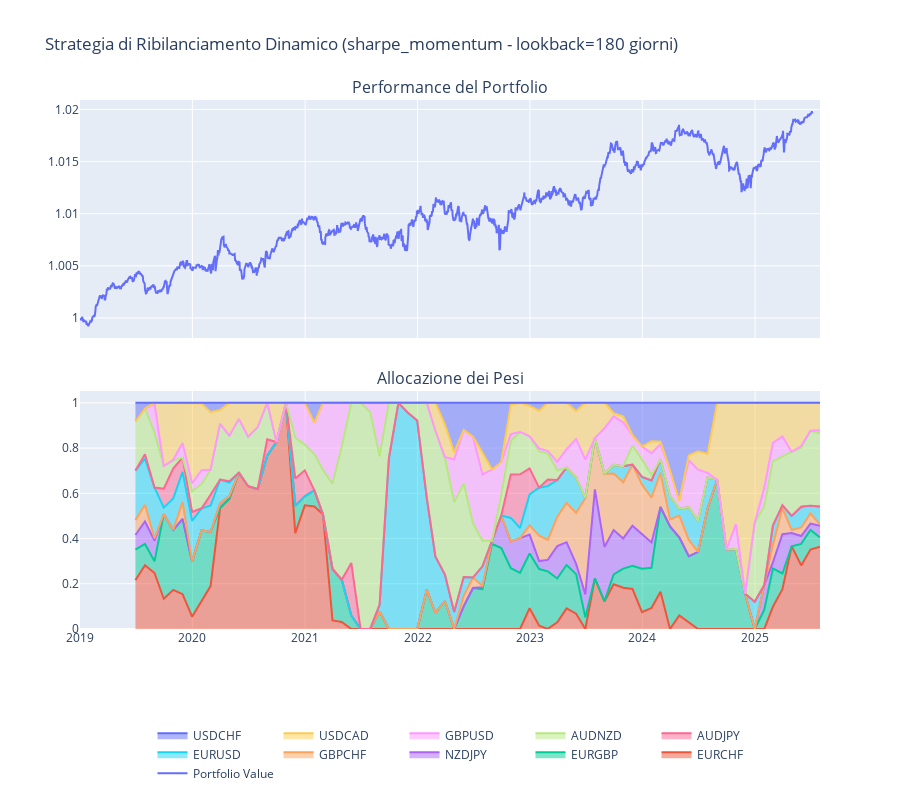
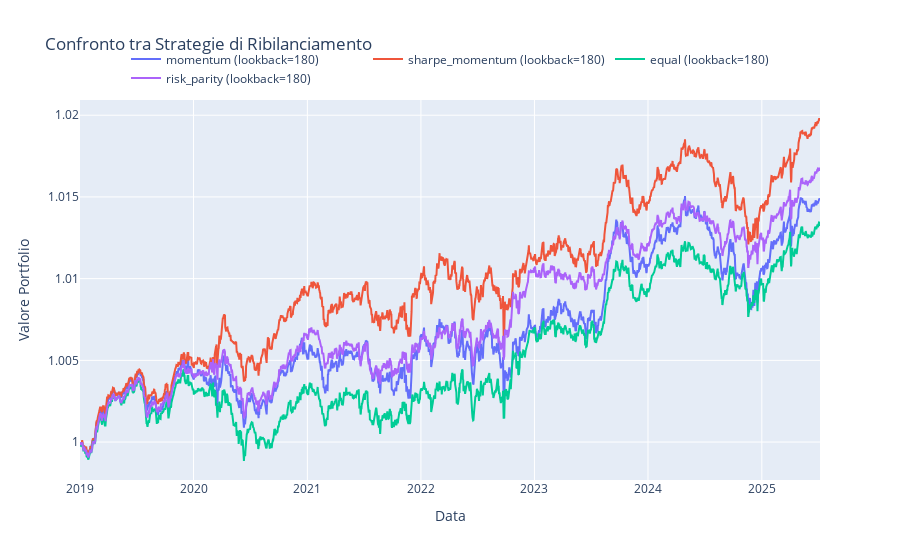

The notebook cell saved with these charts, in order:
### Markdown cell above
# Regola di Esclusione delle Strategie in Perdita

Il sistema di ribilanciamento dinamico è stato configurato con una regola fondamentale:

1. **Esclusione delle strategie in perdita**: Non investiamo mai in strategie che hanno un rendimento negativo durante il periodo di lookback
2. **Gestione caso limite**: Se tutte le strategie sono in perdita, manteniamo il capitale in liquidità (pesi = 0)

Questo approccio è implementato in tutti i metodi di allocazione (momentum, equal weight, risk parity) e fornisce una protezione aggiuntiva contro i drawdown.

# Strategie di Allocazione Implementate

Il sistema di ribilanciamento dinamico include diverse strategie di allocazione:

## 1. **Momentum Tradizionale**
- Alloca basandosi sui rendimenti cumulati nel periodo di lookback
- Esclude strategie con rendimento negativo

## 2. **Sharpe-Adjusted Momentum** ⭐ **NUOVO**
- Alloca basandosi sullo **Sharpe ratio** nel periodo di lookback
- Considera sia rendimento che rischio (volatilità)
- Formula: `Sharpe = (Rendimento Medio Annualizzato) / (Volatilità Annualizzata)`
- Esclude strategie con Sharpe ratio negativo o zero
- **Vantaggio**: Preferisce strategie con rendimenti più stabili e consistenti

## 3. **Equal Weight**
- Peso uguale per tutte le strategie in profitto

## 4. **Risk Parity**
- Peso inversamente proporzionale alla volatilità

## Regola Comune di Esclusione
- **Tutte le strategie** escludono automaticamente asset in perdita/sottoperformanti
- Se tutti gli asset sono in perdita, il capitale rimane in liquidità (pesi = 0)

### Code cell
# Visualizza i risultati della migliore strategia
if len(results_df) > 0:
    # Ottieni la migliore strategia per Sharpe ratio
    best_idx = results_df['sharpe_ratio'].idxmax()
    best_strategy = results_df.loc[best_idx]
    
    # Recupera i risultati completi
    result = best_strategy['result']
    portfolio_data = result['portfolio_data']
    weights_df = result['weights']
    
    print(f"\nMiglior strategia: {best_strategy['method']} con lookback={best_strategy['lookback']}")
    print(f"Rendimento annuale: {best_strategy['annual_return']:.2%}")
    print(f"Sharpe Ratio: {best_strategy['sharpe_ratio']:.2f}")
    print(f"Max Drawdown: {best_strategy['max_drawdown']:.2%}")
    
    # Grafico della performance
    fig = make_subplots(
        rows=2, cols=1, 
        shared_xaxes=True,
        vertical_spacing=0.1,
        subplot_titles=("Performance del Portfolio", "Allocazione dei Pesi")
    )
    
    # Performance chart
    fig.add_trace(
        go.Scatter(
            x=portfolio_data.index, 
            y=portfolio_data['value'],
            mode='lines',
            name='Portfolio Value'
        ),
        row=1, col=1
    )
    
    # Heatmap per i pesi
    weights_df_resampled = weights_df.resample('M').ffill()  # Ricampiona per leggibilità
    
    # Plot dei pesi nel tempo come aree impilate
    for col in weights_df_resampled.columns:
        fig.add_trace(
            go.Scatter(
                x=weights_df_resampled.index,
                y=weights_df_resampled[col],
                mode='lines',
                stackgroup='one',
                name=col
            ),
            row=2, col=1
        )
    
    fig.update_layout(
        height=800,
        title=f"Strategia di Ribilanciamento Dinamico ({best_strategy['method']} - lookback={best_strategy['lookback']} giorni)",
        legend=dict(
            orientation="h",
            yanchor="bottom",
            y=-0.3,
            xanchor="center",
            x=0.5
        )
    )
    
    fig.show()
    
    # Tabella dei pesi finali
    print("\nPesi finali:")
    last_weights = weights_df.iloc[-1].sort_values(ascending=False)
    for asset, weight in last_weights.items():
        print(f"{asset}: {weight:.2%}")
        
    # Confronta con altre strategie
    best_methods = {}
    for method in results_df['method'].unique():
        best_method_idx = results_df[results_df['method'] == method]['sharpe_ratio'].idxmax()
        best_methods[method] = results_df.loc[best_method_idx]
    
    # Crea un grafico per confrontare le strategie
    fig2 = go.Figure()
    
    for method, data in best_methods.items():
        result = data['result']
        portfolio_data = result['portfolio_data']
        fig2.add_trace(
            go.Scatter(
                x=portfolio_data.index,
                y=portfolio_data['value'],
                mode='lines',
                name=f"{method} (lookback={data['lookback']})"
            )
        )
    
    fig2.update_layout(
        title="Confronto tra Strategie di Ribilanciamento",
        xaxis_title="Data",
        yaxis_title="Valore Portfolio",
        legend=dict(
            orientation="h",
            yanchor="bottom",
            y=1.02,
            xanchor="center",
            x=0.5
        )
    )
    
    fig2.show()
